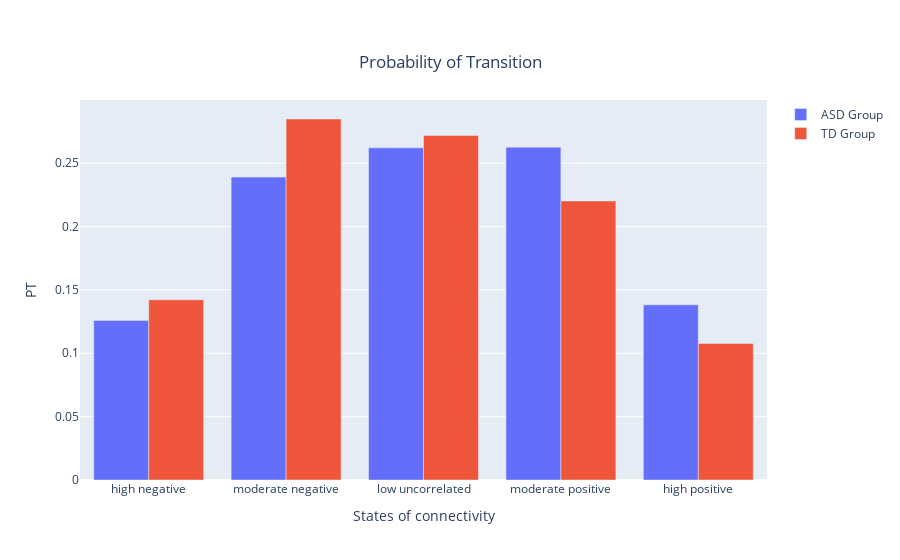

The cell this chart's notebook holds for it:
### Code cell
asd_PT_high_negative_mean = np.mean(asd['PT_high_negative'])
asd_PT_moderate_negative_mean = np.mean(asd['PT_moderate_negative'])
asd_PT_low_uncorrelated_mean = np.mean(asd['PT_low_uncorrelated'])
asd_PT_moderate_positive_mean = np.mean(asd['PT_moderate_positive'])
asd_PT_high_positive_mean = np.mean(asd['PT_high_positive'])
      
td_PT_high_negative_mean = np.mean(td['PT_high_negative'])
td_PT_moderate_negative_mean = np.mean(td['PT_moderate_negative'])
td_PT_low_uncorrelated_mean = np.mean(td['PT_low_uncorrelated'])
td_PT_moderate_positive_mean = np.mean(td['PT_moderate_positive'])
td_PT_high_positive_mean = np.mean(td['PT_high_positive'])

states=['high negative', 'moderate negative', 'low uncorrelated', 'moderate positive', 'high positive']

fig = go.Figure(data=[
    go.Bar(name='ASD Group', x=states, y=[asd_PT_high_negative_mean, asd_PT_moderate_negative_mean, asd_PT_low_uncorrelated_mean, asd_PT_moderate_positive_mean, asd_PT_high_positive_mean]),
    go.Bar(name='TD Group', x=states, y=[td_PT_high_negative_mean, td_PT_moderate_negative_mean, td_PT_low_uncorrelated_mean, td_PT_moderate_positive_mean, td_PT_high_positive_mean]),
])
# Change the bar mode
fig.update_layout(barmode='group', title={
        'text': "Probability of Transition",
        'y':0.9,
        'x':0.5,
        'xanchor': 'center',
        'yanchor': 'top'},
    xaxis_title="States of connectivity",
    yaxis_title="PT",)
fig.show()

### Figure 1 — Plotly figure (JSON) as saved in the notebook; plotly's stock layout.template omitted (floating-point values rounded to 4 significant figures)
{"data": [{"name": "ASD Group", "type": "bar", "x": ["high negative", "moderate negative", "low uncorrelated", "moderate positive", "high positive"], "y": [0.126, 0.239, 0.2621, 0.2626, 0.1382]}, {"name": "TD Group", "type": "bar", "x": ["high negative", "moderate negative", "low uncorrelated", "moderate positive", "high positive"], "y": [0.1421, 0.2849, 0.2718, 0.2202, 0.1077]}], "layout": {"barmode": "group", "title": {"text": "Probability of Transition", "x": 0.5, "xanchor": "center", "y": 0.9, "yanchor": "top"}, "xaxis": {"title": {"text": "States of connectivity"}}, "yaxis": {"title": {"text": "PT"}}}}
